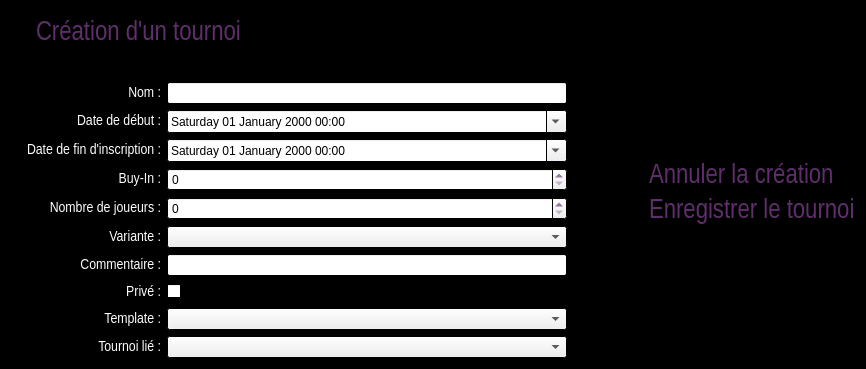
<?xml version="1.0" encoding="UTF-8"?>
<ui version="4.0">
 <class>CreateTournamentClass</class>
 <widget class="QDialog" name="CreateTournamentClass">
  <property name="geometry">
   <rect>
    <x>0</x>
    <y>0</y>
    <width>866</width>
    <height>352</height>
   </rect>
  </property>
  <property name="palette">
   <palette>
    <active>
     <colorrole role="WindowText">
      <brush brushstyle="SolidPattern">
       <color alpha="255">
        <red>94</red>
        <green>47</green>
        <blue>106</blue>
       </color>
      </brush>
     </colorrole>
     <colorrole role="Base">
      <brush brushstyle="SolidPattern">
       <color alpha="255">
        <red>255</red>
        <green>255</green>
        <blue>255</blue>
       </color>
      </brush>
     </colorrole>
     <colorrole role="Window">
      <brush brushstyle="SolidPattern">
       <color alpha="255">
        <red>0</red>
        <green>0</green>
        <blue>0</blue>
       </color>
      </brush>
     </colorrole>
    </active>
    <inactive>
     <colorrole role="WindowText">
      <brush brushstyle="SolidPattern">
       <color alpha="255">
        <red>94</red>
        <green>47</green>
        <blue>106</blue>
       </color>
      </brush>
     </colorrole>
     <colorrole role="Base">
      <brush brushstyle="SolidPattern">
       <color alpha="255">
        <red>255</red>
        <green>255</green>
        <blue>255</blue>
       </color>
      </brush>
     </colorrole>
     <colorrole role="Window">
      <brush brushstyle="SolidPattern">
       <color alpha="255">
        <red>0</red>
        <green>0</green>
        <blue>0</blue>
       </color>
      </brush>
     </colorrole>
    </inactive>
    <disabled>
     <colorrole role="WindowText">
      <brush brushstyle="SolidPattern">
       <color alpha="255">
        <red>120</red>
        <green>120</green>
        <blue>120</blue>
       </color>
      </brush>
     </colorrole>
     <colorrole role="Base">
      <brush brushstyle="SolidPattern">
       <color alpha="255">
        <red>0</red>
        <green>0</green>
        <blue>0</blue>
       </color>
      </brush>
     </colorrole>
     <colorrole role="Window">
      <brush brushstyle="SolidPattern">
       <color alpha="255">
        <red>0</red>
        <green>0</green>
        <blue>0</blue>
       </color>
      </brush>
     </colorrole>
    </disabled>
   </palette>
  </property>
  <property name="windowTitle">
   <string>Création d'un tounroi</string>
  </property>
  <property name="windowIcon">
   <iconset resource="pokersphere.qrc">
    <normaloff>:/img/Resources/sphere.ico</normaloff>:/img/Resources/sphere.ico</iconset>
  </property>
  <layout class="QHBoxLayout" name="horizontalLayout_6">
   <item>
    <layout class="QHBoxLayout" name="horizontalLayout">
     <item>
      <layout class="QVBoxLayout" name="verticalLayout_5">
       <property name="topMargin">
        <number>9</number>
       </property>
       <property name="rightMargin">
        <number>9</number>
       </property>
       <item>
        <layout class="QHBoxLayout" name="horizontalLayout_7">
         <property name="leftMargin">
          <number>25</number>
         </property>
         <property name="bottomMargin">
          <number>30</number>
         </property>
         <item>
          <widget class="QLabel" name="creationTournoiLabel">
           <property name="font">
            <font>
             <family>Arial Narrow</family>
             <pointsize>20</pointsize>
            </font>
           </property>
           <property name="text">
            <string>Création d'un tournoi</string>
           </property>
          </widget>
         </item>
        </layout>
       </item>
       <item>
        <layout class="QHBoxLayout" name="horizontalLayout_13">
         <item>
          <widget class="QLabel" name="nomLabel">
           <property name="minimumSize">
            <size>
             <width>150</width>
             <height>20</height>
            </size>
           </property>
           <property name="maximumSize">
            <size>
             <width>150</width>
             <height>20</height>
            </size>
           </property>
           <property name="palette">
            <palette>
             <active>
              <colorrole role="WindowText">
               <brush brushstyle="SolidPattern">
                <color alpha="255">
                 <red>255</red>
                 <green>255</green>
                 <blue>255</blue>
                </color>
               </brush>
              </colorrole>
             </active>
             <inactive>
              <colorrole role="WindowText">
               <brush brushstyle="SolidPattern">
                <color alpha="255">
                 <red>255</red>
                 <green>255</green>
                 <blue>255</blue>
                </color>
               </brush>
              </colorrole>
             </inactive>
             <disabled>
              <colorrole role="WindowText">
               <brush brushstyle="SolidPattern">
                <color alpha="255">
                 <red>120</red>
                 <green>120</green>
                 <blue>120</blue>
                </color>
               </brush>
              </colorrole>
             </disabled>
            </palette>
           </property>
           <property name="font">
            <font>
             <family>Arial Narrow</family>
             <pointsize>11</pointsize>
            </font>
           </property>
           <property name="text">
            <string>Nom :</string>
           </property>
           <property name="alignment">
            <set>Qt::AlignRight|Qt::AlignTrailing|Qt::AlignVCenter</set>
           </property>
          </widget>
         </item>
         <item>
          <widget class="QLineEdit" name="nomLineEdit">
           <property name="maxLength">
            <number>100</number>
           </property>
          </widget>
         </item>
        </layout>
       </item>
       <item>
        <layout class="QHBoxLayout" name="horizontalLayout_5">
         <item>
          <widget class="QLabel" name="dateDebutLabel">
           <property name="minimumSize">
            <size>
             <width>150</width>
             <height>20</height>
            </size>
           </property>
           <property name="maximumSize">
            <size>
             <width>150</width>
             <height>20</height>
            </size>
           </property>
           <property name="palette">
            <palette>
             <active>
              <colorrole role="WindowText">
               <brush brushstyle="SolidPattern">
                <color alpha="255">
                 <red>255</red>
                 <green>255</green>
                 <blue>255</blue>
                </color>
               </brush>
              </colorrole>
             </active>
             <inactive>
              <colorrole role="WindowText">
               <brush brushstyle="SolidPattern">
                <color alpha="255">
                 <red>255</red>
                 <green>255</green>
                 <blue>255</blue>
                </color>
               </brush>
              </colorrole>
             </inactive>
             <disabled>
              <colorrole role="WindowText">
               <brush brushstyle="SolidPattern">
                <color alpha="255">
                 <red>120</red>
                 <green>120</green>
                 <blue>120</blue>
                </color>
               </brush>
              </colorrole>
             </disabled>
            </palette>
           </property>
           <property name="font">
            <font>
             <family>Arial Narrow</family>
             <pointsize>11</pointsize>
            </font>
           </property>
           <property name="text">
            <string>Date de début :</string>
           </property>
           <property name="alignment">
            <set>Qt::AlignRight|Qt::AlignTrailing|Qt::AlignVCenter</set>
           </property>
          </widget>
         </item>
         <item>
          <widget class="QDateTimeEdit" name="dateDebutDateTimeEdit">
           <property name="displayFormat">
            <string>dddd dd MMMM yyyy HH:mm</string>
           </property>
           <property name="calendarPopup">
            <bool>true</bool>
           </property>
          </widget>
         </item>
        </layout>
       </item>
       <item>
        <layout class="QHBoxLayout" name="horizontalLayout_8">
         <item>
          <widget class="QLabel" name="dateFinInscriptionLabel">
           <property name="minimumSize">
            <size>
             <width>150</width>
             <height>20</height>
            </size>
           </property>
           <property name="maximumSize">
            <size>
             <width>150</width>
             <height>20</height>
            </size>
           </property>
           <property name="palette">
            <palette>
             <active>
              <colorrole role="WindowText">
               <brush brushstyle="SolidPattern">
                <color alpha="255">
                 <red>255</red>
                 <green>255</green>
                 <blue>255</blue>
                </color>
               </brush>
              </colorrole>
             </active>
             <inactive>
              <colorrole role="WindowText">
               <brush brushstyle="SolidPattern">
                <color alpha="255">
                 <red>255</red>
                 <green>255</green>
                 <blue>255</blue>
                </color>
               </brush>
              </colorrole>
             </inactive>
             <disabled>
              <colorrole role="WindowText">
               <brush brushstyle="SolidPattern">
                <color alpha="255">
                 <red>120</red>
                 <green>120</green>
                 <blue>120</blue>
                </color>
               </brush>
              </colorrole>
             </disabled>
            </palette>
           </property>
           <property name="font">
            <font>
             <family>Arial Narrow</family>
             <pointsize>11</pointsize>
            </font>
           </property>
           <property name="text">
            <string>Date de fin d'inscription :</string>
           </property>
           <property name="alignment">
            <set>Qt::AlignRight|Qt::AlignTrailing|Qt::AlignVCenter</set>
           </property>
          </widget>
         </item>
         <item>
          <widget class="QDateTimeEdit" name="dateFinInscriptionDateTimeEdit">
           <property name="displayFormat">
            <string>dddd dd MMMM yyyy HH:mm</string>
           </property>
           <property name="calendarPopup">
            <bool>true</bool>
           </property>
          </widget>
         </item>
        </layout>
       </item>
       <item>
        <layout class="QHBoxLayout" name="horizontalLayout_4">
         <item>
          <widget class="QLabel" name="buyInLabel">
           <property name="minimumSize">
            <size>
             <width>150</width>
             <height>20</height>
            </size>
           </property>
           <property name="maximumSize">
            <size>
             <width>150</width>
             <height>20</height>
            </size>
           </property>
           <property name="palette">
            <palette>
             <active>
              <colorrole role="WindowText">
               <brush brushstyle="SolidPattern">
                <color alpha="255">
                 <red>255</red>
                 <green>255</green>
                 <blue>255</blue>
                </color>
               </brush>
              </colorrole>
             </active>
             <inactive>
              <colorrole role="WindowText">
               <brush brushstyle="SolidPattern">
                <color alpha="255">
                 <red>255</red>
                 <green>255</green>
                 <blue>255</blue>
                </color>
               </brush>
              </colorrole>
             </inactive>
             <disabled>
              <colorrole role="WindowText">
               <brush brushstyle="SolidPattern">
                <color alpha="255">
                 <red>120</red>
                 <green>120</green>
                 <blue>120</blue>
                </color>
               </brush>
              </colorrole>
             </disabled>
            </palette>
           </property>
           <property name="font">
            <font>
             <family>Arial Narrow</family>
             <pointsize>11</pointsize>
            </font>
           </property>
           <property name="text">
            <string>Buy-In :</string>
           </property>
           <property name="alignment">
            <set>Qt::AlignRight|Qt::AlignTrailing|Qt::AlignVCenter</set>
           </property>
          </widget>
         </item>
         <item>
          <widget class="QSpinBox" name="buyInSpinBox">
           <property name="maximum">
            <number>999999999</number>
           </property>
          </widget>
         </item>
        </layout>
       </item>
       <item>
        <layout class="QHBoxLayout" name="horizontalLayout_9">
         <item>
          <widget class="QLabel" name="nbJoueurLabel">
           <property name="minimumSize">
            <size>
             <width>150</width>
             <height>20</height>
            </size>
           </property>
           <property name="maximumSize">
            <size>
             <width>150</width>
             <height>20</height>
            </size>
           </property>
           <property name="palette">
            <palette>
             <active>
              <colorrole role="WindowText">
               <brush brushstyle="SolidPattern">
                <color alpha="255">
                 <red>255</red>
                 <green>255</green>
                 <blue>255</blue>
                </color>
               </brush>
              </colorrole>
             </active>
             <inactive>
              <colorrole role="WindowText">
               <brush brushstyle="SolidPattern">
                <color alpha="255">
                 <red>255</red>
                 <green>255</green>
                 <blue>255</blue>
                </color>
               </brush>
              </colorrole>
             </inactive>
             <disabled>
              <colorrole role="WindowText">
               <brush brushstyle="SolidPattern">
                <color alpha="255">
                 <red>120</red>
                 <green>120</green>
                 <blue>120</blue>
                </color>
               </brush>
              </colorrole>
             </disabled>
            </palette>
           </property>
           <property name="font">
            <font>
             <family>Arial Narrow</family>
             <pointsize>11</pointsize>
            </font>
           </property>
           <property name="text">
            <string>Nombre de joueurs :</string>
           </property>
           <property name="alignment">
            <set>Qt::AlignRight|Qt::AlignTrailing|Qt::AlignVCenter</set>
           </property>
          </widget>
         </item>
         <item>
          <widget class="QSpinBox" name="nbJoueurSpinBox">
           <property name="maximum">
            <number>999999999</number>
           </property>
          </widget>
         </item>
        </layout>
       </item>
       <item>
        <layout class="QHBoxLayout" name="horizontalLayout_3">
         <item>
          <widget class="QLabel" name="varianteLabel">
           <property name="minimumSize">
            <size>
             <width>150</width>
             <height>20</height>
            </size>
           </property>
           <property name="maximumSize">
            <size>
             <width>150</width>
             <height>20</height>
            </size>
           </property>
           <property name="palette">
            <palette>
             <active>
              <colorrole role="WindowText">
               <brush brushstyle="SolidPattern">
                <color alpha="255">
                 <red>255</red>
                 <green>255</green>
                 <blue>255</blue>
                </color>
               </brush>
              </colorrole>
             </active>
             <inactive>
              <colorrole role="WindowText">
               <brush brushstyle="SolidPattern">
                <color alpha="255">
                 <red>255</red>
                 <green>255</green>
                 <blue>255</blue>
                </color>
               </brush>
              </colorrole>
             </inactive>
             <disabled>
              <colorrole role="WindowText">
               <brush brushstyle="SolidPattern">
                <color alpha="255">
                 <red>120</red>
                 <green>120</green>
                 <blue>120</blue>
                </color>
               </brush>
              </colorrole>
             </disabled>
            </palette>
           </property>
           <property name="font">
            <font>
             <family>Arial Narrow</family>
             <pointsize>11</pointsize>
            </font>
           </property>
           <property name="text">
            <string>Variante :</string>
           </property>
           <property name="alignment">
            <set>Qt::AlignRight|Qt::AlignTrailing|Qt::AlignVCenter</set>
           </property>
          </widget>
         </item>
         <item>
          <widget class="QComboBox" name="varianteComboBox">
           <property name="minimumSize">
            <size>
             <width>400</width>
             <height>22</height>
            </size>
           </property>
          </widget>
         </item>
        </layout>
       </item>
       <item>
        <layout class="QHBoxLayout" name="horizontalLayout_14">
         <item>
          <widget class="QLabel" name="commentLabel">
           <property name="minimumSize">
            <size>
             <width>150</width>
             <height>20</height>
            </size>
           </property>
           <property name="maximumSize">
            <size>
             <width>150</width>
             <height>20</height>
            </size>
           </property>
           <property name="palette">
            <palette>
             <active>
              <colorrole role="WindowText">
               <brush brushstyle="SolidPattern">
                <color alpha="255">
                 <red>255</red>
                 <green>255</green>
                 <blue>255</blue>
                </color>
               </brush>
              </colorrole>
             </active>
             <inactive>
              <colorrole role="WindowText">
               <brush brushstyle="SolidPattern">
                <color alpha="255">
                 <red>255</red>
                 <green>255</green>
                 <blue>255</blue>
                </color>
               </brush>
              </colorrole>
             </inactive>
             <disabled>
              <colorrole role="WindowText">
               <brush brushstyle="SolidPattern">
                <color alpha="255">
                 <red>120</red>
                 <green>120</green>
                 <blue>120</blue>
                </color>
               </brush>
              </colorrole>
             </disabled>
            </palette>
           </property>
           <property name="font">
            <font>
             <family>Arial Narrow</family>
             <pointsize>11</pointsize>
            </font>
           </property>
           <property name="text">
            <string>Commentaire :</string>
           </property>
           <property name="alignment">
            <set>Qt::AlignRight|Qt::AlignTrailing|Qt::AlignVCenter</set>
           </property>
          </widget>
         </item>
         <item>
          <widget class="QLineEdit" name="commentLineEdit">
           <property name="maxLength">
            <number>500</number>
           </property>
          </widget>
         </item>
        </layout>
       </item>
       <item>
        <layout class="QHBoxLayout" name="horizontalLayout_2">
         <item>
          <widget class="QLabel" name="privateLabel">
           <property name="minimumSize">
            <size>
             <width>150</width>
             <height>20</height>
            </size>
           </property>
           <property name="maximumSize">
            <size>
             <width>150</width>
             <height>20</height>
            </size>
           </property>
           <property name="palette">
            <palette>
             <active>
              <colorrole role="WindowText">
               <brush brushstyle="SolidPattern">
                <color alpha="255">
                 <red>255</red>
                 <green>255</green>
                 <blue>255</blue>
                </color>
               </brush>
              </colorrole>
             </active>
             <inactive>
              <colorrole role="WindowText">
               <brush brushstyle="SolidPattern">
                <color alpha="255">
                 <red>255</red>
                 <green>255</green>
                 <blue>255</blue>
                </color>
               </brush>
              </colorrole>
             </inactive>
             <disabled>
              <colorrole role="WindowText">
               <brush brushstyle="SolidPattern">
                <color alpha="255">
                 <red>120</red>
                 <green>120</green>
                 <blue>120</blue>
                </color>
               </brush>
              </colorrole>
             </disabled>
            </palette>
           </property>
           <property name="font">
            <font>
             <family>Arial Narrow</family>
             <pointsize>11</pointsize>
            </font>
           </property>
           <property name="text">
            <string>Privé :</string>
           </property>
           <property name="alignment">
            <set>Qt::AlignRight|Qt::AlignTrailing|Qt::AlignVCenter</set>
           </property>
          </widget>
         </item>
         <item>
          <widget class="QCheckBox" name="privateCheckBox">
           <property name="palette">
            <palette>
             <active>
              <colorrole role="WindowText">
               <brush brushstyle="SolidPattern">
                <color alpha="255">
                 <red>255</red>
                 <green>255</green>
                 <blue>255</blue>
                </color>
               </brush>
              </colorrole>
             </active>
             <inactive>
              <colorrole role="WindowText">
               <brush brushstyle="SolidPattern">
                <color alpha="255">
                 <red>255</red>
                 <green>255</green>
                 <blue>255</blue>
                </color>
               </brush>
              </colorrole>
             </inactive>
             <disabled>
              <colorrole role="WindowText">
               <brush brushstyle="SolidPattern">
                <color alpha="255">
                 <red>120</red>
                 <green>120</green>
                 <blue>120</blue>
                </color>
               </brush>
              </colorrole>
             </disabled>
            </palette>
           </property>
           <property name="font">
            <font>
             <family>Arial Narrow</family>
             <pointsize>11</pointsize>
            </font>
           </property>
           <property name="text">
            <string/>
           </property>
          </widget>
         </item>
        </layout>
       </item>
       <item>
        <layout class="QHBoxLayout" name="horizontalLayout_10">
         <item>
          <widget class="QLabel" name="templateLabel">
           <property name="minimumSize">
            <size>
             <width>150</width>
             <height>20</height>
            </size>
           </property>
           <property name="maximumSize">
            <size>
             <width>150</width>
             <height>20</height>
            </size>
           </property>
           <property name="palette">
            <palette>
             <active>
              <colorrole role="WindowText">
               <brush brushstyle="SolidPattern">
                <color alpha="255">
                 <red>255</red>
                 <green>255</green>
                 <blue>255</blue>
                </color>
               </brush>
              </colorrole>
             </active>
             <inactive>
              <colorrole role="WindowText">
               <brush brushstyle="SolidPattern">
                <color alpha="255">
                 <red>255</red>
                 <green>255</green>
                 <blue>255</blue>
                </color>
               </brush>
              </colorrole>
             </inactive>
             <disabled>
              <colorrole role="WindowText">
               <brush brushstyle="SolidPattern">
                <color alpha="255">
                 <red>120</red>
                 <green>120</green>
                 <blue>120</blue>
                </color>
               </brush>
              </colorrole>
             </disabled>
            </palette>
           </property>
           <property name="font">
            <font>
             <family>Arial Narrow</family>
             <pointsize>11</pointsize>
            </font>
           </property>
           <property name="text">
            <string>Template :</string>
           </property>
           <property name="alignment">
            <set>Qt::AlignRight|Qt::AlignTrailing|Qt::AlignVCenter</set>
           </property>
          </widget>
         </item>
         <item>
          <widget class="QComboBox" name="templateComboBox"/>
         </item>
        </layout>
       </item>
       <item>
        <layout class="QHBoxLayout" name="horizontalLayout_11">
         <item>
          <widget class="QLabel" name="tournoiLieLabel">
           <property name="minimumSize">
            <size>
             <width>150</width>
             <height>20</height>
            </size>
           </property>
           <property name="maximumSize">
            <size>
             <width>150</width>
             <height>20</height>
            </size>
           </property>
           <property name="palette">
            <palette>
             <active>
              <colorrole role="WindowText">
               <brush brushstyle="SolidPattern">
                <color alpha="255">
                 <red>255</red>
                 <green>255</green>
                 <blue>255</blue>
                </color>
               </brush>
              </colorrole>
             </active>
             <inactive>
              <colorrole role="WindowText">
               <brush brushstyle="SolidPattern">
                <color alpha="255">
                 <red>255</red>
                 <green>255</green>
                 <blue>255</blue>
                </color>
               </brush>
              </colorrole>
             </inactive>
             <disabled>
              <colorrole role="WindowText">
               <brush brushstyle="SolidPattern">
                <color alpha="255">
                 <red>120</red>
                 <green>120</green>
                 <blue>120</blue>
                </color>
               </brush>
              </colorrole>
             </disabled>
            </palette>
           </property>
           <property name="font">
            <font>
             <family>Arial Narrow</family>
             <pointsize>11</pointsize>
            </font>
           </property>
           <property name="text">
            <string>Tournoi lié :</string>
           </property>
           <property name="alignment">
            <set>Qt::AlignRight|Qt::AlignTrailing|Qt::AlignVCenter</set>
           </property>
          </widget>
         </item>
         <item>
          <widget class="QComboBox" name="tournoiLieComboBox"/>
         </item>
        </layout>
       </item>
       <item>
        <spacer name="verticalSpacer_3">
         <property name="orientation">
          <enum>Qt::Vertical</enum>
         </property>
         <property name="sizeHint" stdset="0">
          <size>
           <width>20</width>
           <height>40</height>
          </size>
         </property>
        </spacer>
       </item>
      </layout>
     </item>
     <item>
      <spacer name="horizontalSpacer">
       <property name="orientation">
        <enum>Qt::Horizontal</enum>
       </property>
       <property name="sizeHint" stdset="0">
        <size>
         <width>40</width>
         <height>20</height>
        </size>
       </property>
      </spacer>
     </item>
     <item>
      <layout class="QVBoxLayout" name="verticalLayout_2">
       <property name="leftMargin">
        <number>9</number>
       </property>
       <item>
        <widget class="QLabel" name="logoLabel">
         <property name="maximumSize">
          <size>
           <width>256</width>
           <height>150</height>
          </size>
         </property>
         <property name="text">
          <string/>
         </property>
         <property name="pixmap">
          <pixmap resource="pokersphere.qrc">:/img/Resources/pokerSphere.gif</pixmap>
         </property>
         <property name="scaledContents">
          <bool>true</bool>
         </property>
         <property name="alignment">
          <set>Qt::AlignCenter</set>
         </property>
        </widget>
       </item>
       <item>
        <layout class="QVBoxLayout" name="verticalLayout_6">
         <property name="leftMargin">
          <number>9</number>
         </property>
         <item>
          <spacer name="verticalSpacer">
           <property name="orientation">
            <enum>Qt::Vertical</enum>
           </property>
           <property name="sizeHint" stdset="0">
            <size>
             <width>20</width>
             <height>40</height>
            </size>
           </property>
          </spacer>
         </item>
         <item>
          <widget class="QLabel" name="annulerCreationLabel">
           <property name="maximumSize">
            <size>
             <width>390</width>
             <height>16777215</height>
            </size>
           </property>
           <property name="font">
            <font>
             <family>Arial Narrow</family>
             <pointsize>20</pointsize>
            </font>
           </property>
           <property name="text">
            <string>&lt;a href=&quot;a&quot; style=&quot;text-decoration:none;&quot;&gt;&lt;font color=&quot;#5E2F6A&quot;&gt;Annuler la création&lt;/font&gt;&lt;/a&gt;</string>
           </property>
          </widget>
         </item>
         <item>
          <widget class="QLabel" name="enregistrerTournoiLabel">
           <property name="font">
            <font>
             <family>Arial Narrow</family>
             <pointsize>20</pointsize>
            </font>
           </property>
           <property name="text">
            <string>&lt;a href=&quot;a&quot; style=&quot;text-decoration:none;&quot;&gt;&lt;font color=&quot;#5E2F6A&quot;&gt;Enregistrer le tournoi&lt;/font&gt;&lt;/a&gt;</string>
           </property>
          </widget>
         </item>
         <item>
          <spacer name="verticalSpacer_2">
           <property name="orientation">
            <enum>Qt::Vertical</enum>
           </property>
           <property name="sizeHint" stdset="0">
            <size>
             <width>20</width>
             <height>40</height>
            </size>
           </property>
          </spacer>
         </item>
        </layout>
       </item>
      </layout>
     </item>
    </layout>
   </item>
  </layout>
 </widget>
 <resources>
  <include location="pokersphere.qrc"/>
 </resources>
 <connections/>
</ui>
